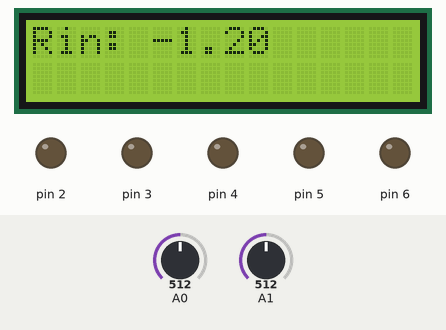
Recording of a sketch running on a simulated Arduino Uno, built with avr-gcc and run on an emulated ATmega328P. Shown: 16×2 character LCD, output pins drawn as LEDs (lit = HIGH). The inputs (shaded band) are chosen by the test bench; at power-on: A0 = 512, A1 = 512. What the sketch prints to the serial monitor is not drawn.

Above: at 1.2 s.
1.3 s: A0 set to 421
9.5 s: A0 set to 392
At 13.1 s:
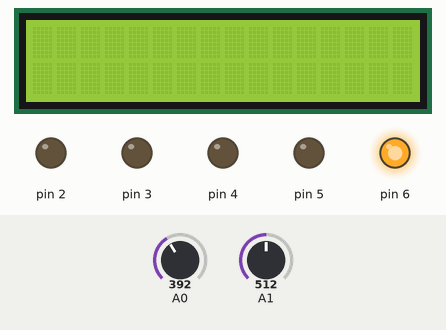
16.2 s: A1 set to 0
At 17.8 s:
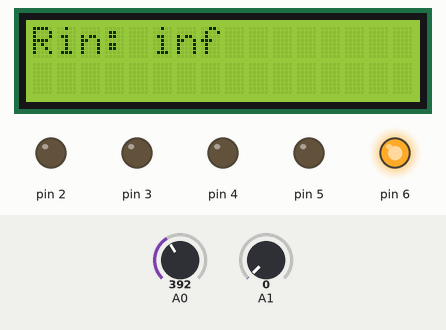
23.8 s: A0 set to 107
28.1 s: A0 set to 94
At 31.1 s:
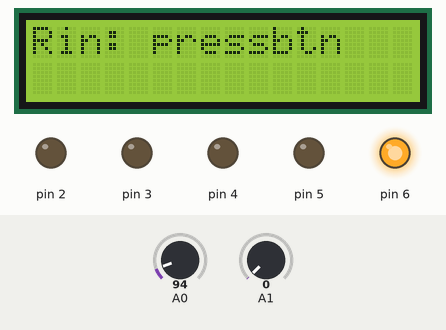
36.3 s: A1 set to 189
40.5 s: A1 set to 206
At 45.4 s:
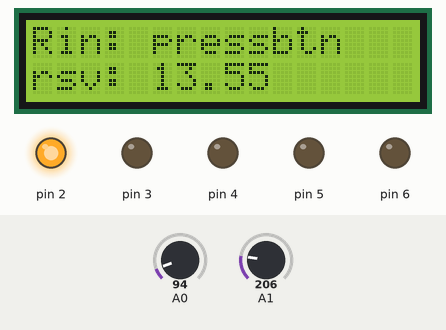
Timing chart, 0 to 46.9 s (numbered marks = the images above; inputs shaded):
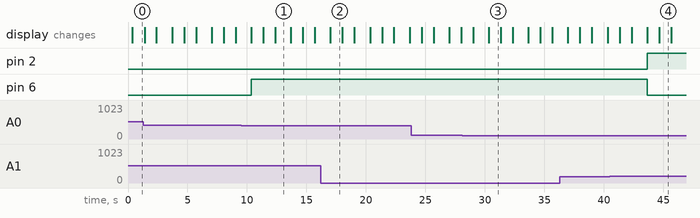

Measured:
- the behaviour switches between 410 and 409 on A0 (found by bisection; images 0 and 1)
- the behaviour switches between 103 and 102 on A0 (found by bisection; images 2 and 3)
- the behaviour switches between 196 and 197 on A1 (found by bisection; images 3 and 4)
- after the input at 9.5 s, pin 6: LOW → HIGH after 0.86 s
- after the input at 16.2 s, the display: changes after 0.82 s (image 2)
- after the input at 28.1 s, the display: first differs from a run without the input after 2.2 s (image 3)
- after the input at 40.5 s, pin 2: LOW → HIGH after 3.1 s; pin 6: HIGH → LOW after 3.1 s

The sketch:

Reserve_InternalR.ino
```cpp
#include<LiquidCrystal_I2C.h>
LiquidCrystal_I2C lcd(0x27,16,2);


void setup() {
  // put your setup code here, to run once:
Serial.begin(9600);
pinMode(2,OUTPUT);
pinMode(3,OUTPUT);
pinMode(4,OUTPUT);
pinMode(5,OUTPUT);
pinMode(6,OUTPUT);

lcd.init();

lcd.backlight();

}


double VOC;

void loop() {
  // put your main code here, to run repeatedly:
 double Rload=1.2;//부하저항(1)+스위치(0.2) 저항
double V1=analogRead(A0);//저항과 스위치사이
double V2=analogRead(A1);//전원과 스위치사이


double V11=V1*0.004882;//개방전압 저장을 위한 도구에 불과
//스위치 오픈 시 0,닫힐 시 부하저항에 걸리는 전압


double Voc=V2*0.004882;//스위치 오픈 시 개방전압 전역변수에 저장

double Vload=V2*0.004882;//스위치와 부하저항에 걸리는 전압
//스위치 닫힐 시 측정

//스위치 오픈 시 V11이 0라는 게 포인트

if(V11+0.5<Voc)//스위치의 저항이 0.2옴
VOC=Voc;//스위치 오픈 시 개방전압 측정 후 전역변수로 저장

double empty=0.90;
double full=1.68;

double reserve=(VOC-empty)/(full-empty)*100;//잔량

double Rin=Rload*(VOC-Vload)/Vload;//내부저항


Serial.println(V11);
Serial.println(Voc);
Serial.println(VOC);
Serial.println(reserve);
Serial.println(Rin);
delay(300);


if(0>reserve)
{
digitalWrite(2,LOW);
digitalWrite(3,LOW);
digitalWrite(4,LOW);
digitalWrite(5,LOW);
digitalWrite(6,LOW);
}

else if(20>reserve){
digitalWrite(2,HIGH);
digitalWrite(3,LOW);
digitalWrite(4,LOW);
digitalWrite(5,LOW);
digitalWrite(6,LOW);
}
else if(40>reserve){
digitalWrite(3,HIGH);
digitalWrite(2,LOW);

digitalWrite(4,LOW);
digitalWrite(5,LOW);
digitalWrite(6,LOW);}

else if(60>reserve){
digitalWrite(4,HIGH);
digitalWrite(2,LOW);
digitalWrite(3,LOW);

digitalWrite(5,LOW);
digitalWrite(6,LOW);}
else if(80>reserve){
digitalWrite(5,HIGH);
digitalWrite(2,LOW);
digitalWrite(3,LOW);
digitalWrite(4,LOW);

digitalWrite(6,LOW);
}
else{
digitalWrite(2,LOW);
digitalWrite(3,LOW);
digitalWrite(4,LOW);
digitalWrite(5,LOW);
digitalWrite(6,HIGH);}


lcd.setCursor(0,0);//1ㅎ1ㅇ//배열과같은 표기
lcd.print("Rin:");
lcd.setCursor(5,0);//6ㅎ1ㅇ//배열과같은 표기

if(V11<0.5)//스위치 오픈 시
lcd.print("pressbtn");
else
lcd.print(Rin);

delay(1000);

lcd.setCursor(0,1);//1ㅎ2ㅇ
lcd.print("rsv:");
lcd.setCursor(5,1);//6ㅎ2ㅇ//배열과같은 표기

if(reserve<0)
lcd.print("no battery");
else
lcd.print(reserve);

delay(1000);
lcd.clear();
delay(1000);


}
```
